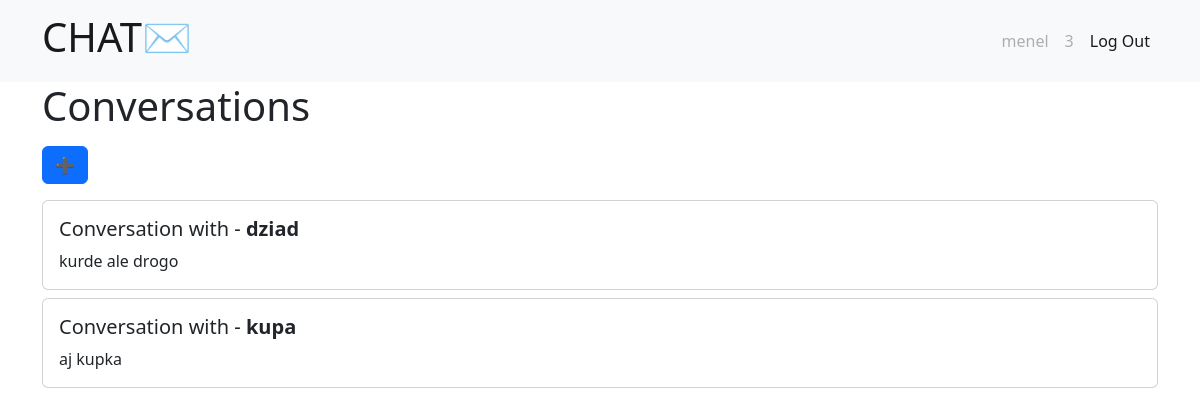
The app's page / (signed in) with its own data.
### tables this page shows
CREATE TABLE user (
    id INTEGER PRIMARY KEY AUTOINCREMENT,
    nickname TEXT UNIQUE NOT NULL,
    username TEXT UNIQUE NOT NULL,
    password TEXT NOT NULL
);

CREATE TABLE conversation (
    id INTEGER PRIMARY KEY AUTOINCREMENT,
    cuser INTEGER,
    suser INTEGER
);

CREATE TABLE message (
    id INTEGER PRIMARY KEY AUTOINCREMENT,
    author TEXT NOT NULL,
    value TEXT NOT NULL,
    date DATETIME NOT NULL,
    conv INTEGER
);

### chat/conv.py (the view)
@bp.route('/')
@login_required
def index():
    db = get_db()
    conversations = []
    try:
        conversations = db.execute(
           f'SELECT * FROM conversation WHERE cuser = {g.user["id"]} OR suser = {g.user["id"]}'
        ).fetchall()
    except Exception:
        pass
    users = []
    uid = g.user['id']
    lastmsg = []
    try:
        for item in conversations:
            t = item['cuser']
            if item['cuser'] == uid:
                t = item['suser']
                users.append(db.execute(
                    f'SELECT id, nickname FROM user WHERE id = {t}'
                ).fetchall())
        for item in conversations:
            for user in users:
                if item['suser'] == user[0]['id'] or item['cuser'] == user[0]['id']:
                    lastmsg.append(db.execute(
                        f'SELECT value FROM message WHERE conv = {item["id"]}'
                    ).fetchall())
                    print( len(lastmsg[-1]))
                    lastmsg[-1] = lastmsg[-1][-1]['value'] if len(lastmsg[-1]) > 0 else "no messages"
    except Exception:
        pass
    users = [item[0]['nickname'] for item in users]
    print(lastmsg)
    print(users, uid, lastmsg)
    return render_template('chat/index.html', conversations=conversations, users=users, lastmsg=lastmsg)

### chat/auth.py (called while the page is built)
@bp.before_app_request
def load_logged_in_user():
    user_id = session.get('user_id')
    if user_id is None:
        g.user = None
    else:
        g.user = get_db().execute(
            'SELECT * FROM user WHERE id = ?', (user_id,)
        ).fetchone()

def login_required(view):
    @functools.wraps(view)
    def wrapped_view(**kwargs):
        if g.user is None:
            return redirect(url_for('auth.login'))
        return view(**kwargs)
    return wrapped_view

### chat/db.py (called while the page is built)
def get_db():
    if 'db' not in g:
        g.db = sqlite3.connect(
            current_app.config['DATABASE'],
            detect_types=sqlite3.PARSE_DECLTYPES
        )
        g.db.row_factory = sqlite3.Row
    return g.db

### chat/templates/chat/index.html
{% extends 'base.html' %}
{% block header %}
  <h1>{% block title %}Conversations{% endblock %}</h1>
  {% if g.user %}
    <a class="btn btn-primary my-2" href="{{ url_for('conv.create') }}">➕</a>
  {% endif %}
{% endblock %}
{% block content %}
  {% for conv in conversations %}
  <div class="card my-2 " style="">
      <a href="{{ url_for('conv.conversation', id = conv['id']) }}" class="text-decoration-none text-dark">
      <div class="card-body align-left ">
        <h5 class="card-title">Conversation with - <b>{{ users[loop.index0] }}</b></h5>
        <p class="card-text ">{{ lastmsg[loop.index0] }}</p>
      </div>
    </a>
  </div>
  {% endfor %}
{% endblock %}

### chat/templates/base.html (shortened to what this page needs)
<!doctype html>
<head>
  <link href="https://cdn.jsdelivr.net/npm/bootstrap@5.2.3/dist/css/bootstrap.min.css" rel="stylesheet"
>
</head>
<body>
  <nav class="navbar navbar-expand sticky-top navbar-stick-top bg-light">
    <div class="container container-fluid">
      <a class="navbar-brand" href="{{ url_for('conv.index') }}">
        <h1>CHAT✉</h1>
      </a>
      <div class="d-flex flex-row-reverse">
        <ul class="navbar-nav">
          {% if g.user %}
          <li class="nav-item">
            <a class="nav-link disabled" aria-current="page" href="#">{{ g.user['username'] }}</a>
          </li>
          <li class="nav-item">
            <a class="nav-link disabled" href="#">{{ g.user['id'] }}</a>
          </li>
          <li class="nav-item">
            <a class="nav-link active" href="{{ url_for('auth.logout') }}">Log Out</a>
          </li>
          {% endif %}
        </ul>
      </div>
    </div>
  </nav>
  <div class="container">
    <header>
      {% block header %}{% endblock %}
    </header>
    {% block content %}{% endblock %}
  </div>
</body>

### records on screen
user: user.username "menel", user.id "3"
user: nickname "dziad"
message: value "kurde ale drogo"
user: nickname "kupa"
message: value "aj kupka"
